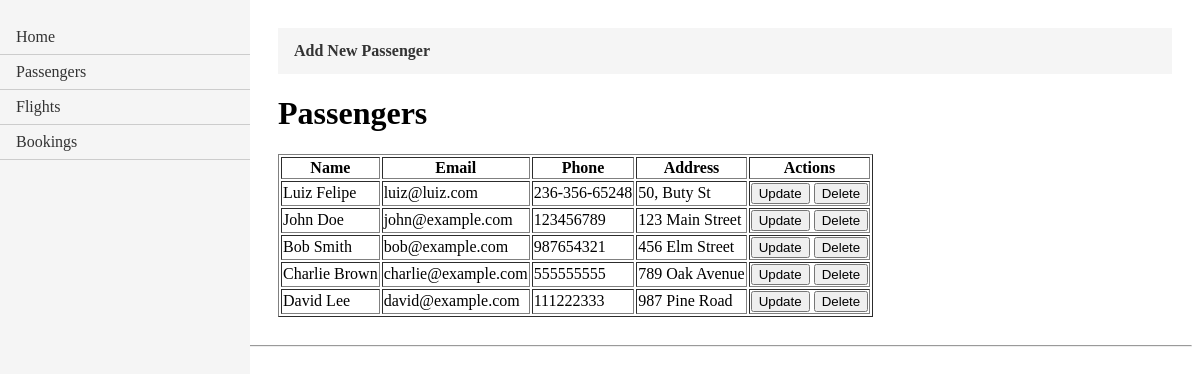
/passenger_list/, run on an earlier commit of the app's database.
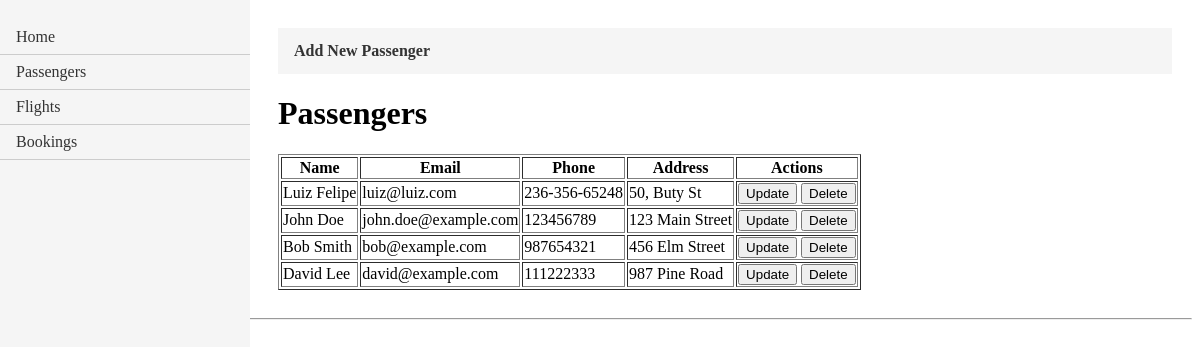
And on a later commit of the database.
### FlightBookingApp/models.py (models this page shows, shortened)
class Passenger(models.Model):
    passengerID = models.AutoField(primary_key=True)
    name = models.CharField(max_length=100)
    email = models.EmailField(unique=True)
    phone = models.CharField(max_length=20)
    address = models.CharField(max_length=200)

### FlightBookingApp/views.py (the view)
# urls.py: path('passenger_list/', views.passenger_list, name='passenger_list'),
def passenger_list(request):
    passengers = Passenger.objects.all()
    return render(request, 'passenger_list.html', {'passengers': passengers})

### FlightBookingApp/templates/passenger_list.html
{% extends "layout.html" %}
{% block content%}
<ul class="crud-menu">
    <li><a href="{% url 'create_passenger' %}"><b>Add New Passenger</b></a></li>
</ul>
<h1>Passengers</h1>
<table border="1">
    <thead>
      <tr>
        <th>Name</th>
        <th>Email</th>
        <th>Phone</th>
        <th>Address</th>
        <th>Actions</th>
      </tr>
    </thead>
    <tbody>
      {% for passenger in passengers %}
      <tr>
        <td>{{ passenger.name }}</td>
        <td>{{ passenger.email }}</td>
        <td>{{ passenger.phone }}</td>
        <td>{{ passenger.address }}</td>
        <td>
          <form action="{% url 'update_passenger_form' passenger.passengerID %}" method="post" style="display: inline;">
            <button type="submit">Update</button>
          </form>
          <form action="{% url 'delete_passenger' passenger.passengerID %}" method="post" style="display: inline;">
            <button type="submit">Delete</button>
          </form>
        </td>
      </tr>
      {% endfor %}
    </tbody>
  </table>
{%endblock content%}

What changed in the data, as far as the page shows it:
removed Passenger: name "Charlie Brown", email "charlie@example.com", phone "555555555", address "789 Oak Avenue"
changed Passenger "John Doe": email "john@example.com" → "john.doe@example.com"
